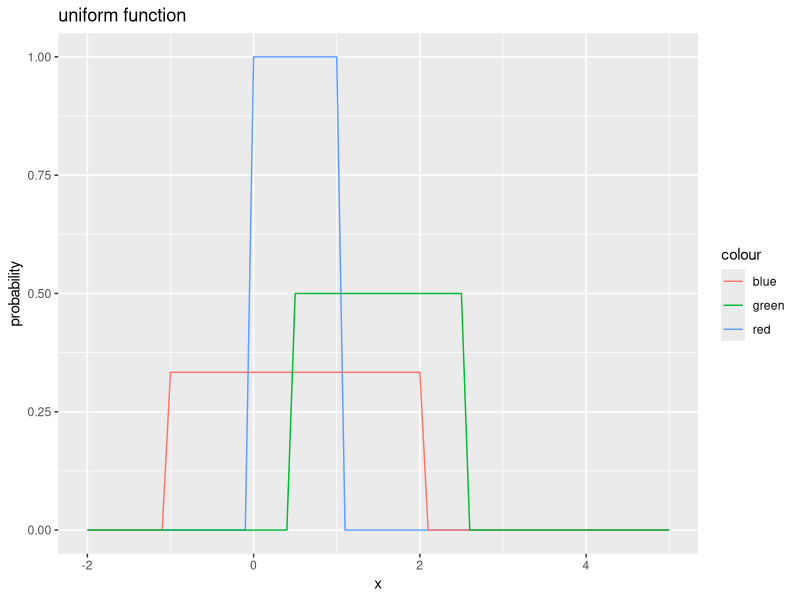
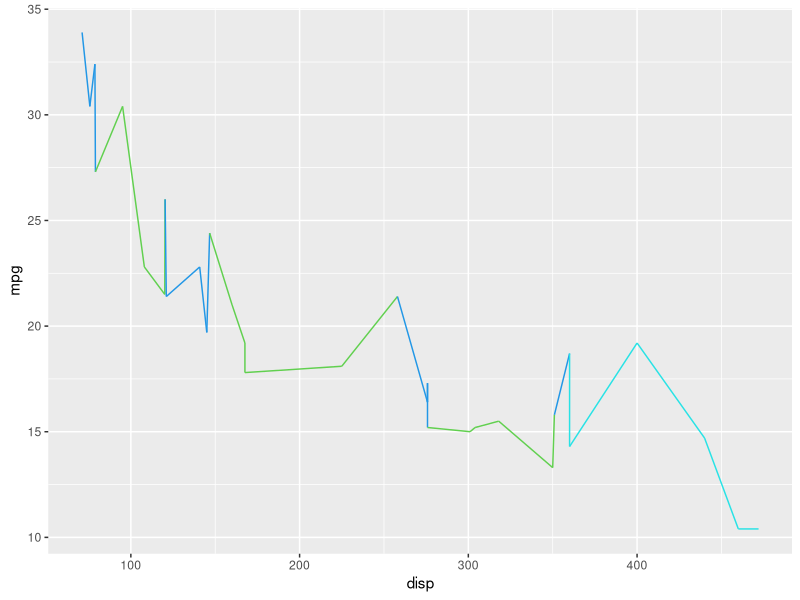

R code for these plots, in order:
## ---- chunk 1
library(ggplot2)

# Just ignore this code :)
.score = new.env()
.score$PASS = 0
.score$FAIL = 0

#' Check that your answer is correct.
#'
#' @param expr expression that should evaluate to TRUE if the answer is correct.
check = function(expr)
{
  status = tryCatch(expr, error = identity)
  if(isTRUE(status)){
    .score$PASS = .score$PASS + 1
    cat("PASS")
  } else {
    .score$FAIL = .score$FAIL + 1
    cat("FAIL")
  }
}

#' Check that every element of x and y are "close enough".
#'
#' @param x numeric vector
#' @param y numeric vector
close_enough = function(x, y, epsilon = 1e-5)
{
  max(abs(x - y)) < epsilon
}
## ---- chunk 2
x = seq(from = -2.0, to = 5.0, by = .1)
check(x[1] == -2)
check(length(x) == 71)
## ---- chunk 3
df_uniform = data.frame(x)
df_uniform$unif1 = dunif(x, min =  0, max = 1)
df_uniform$unif2 = dunif(x, min =  -1, max = 2)
df_uniform$unif3 = dunif(x, min =  .5, max = 2.5)
g = ggplot() + 
  geom_line(data = df_uniform, mapping = aes(x = x, y = unif1, color = "red")) + 
  geom_line(data = df_uniform, mapping = aes(x = x, y = unif2, color = "blue")) + 
  geom_line(data = df_uniform, mapping = aes(x = x, y = unif3, color = "green")) +
  labs(title = "uniform function", xlab = "x value", ylab = "probability") + 
  ylab("probability")
g
## ---- chunk 4
result = rep(0, length(x))

dunif2 = function(x, min = 0, max = 1) {
  p = 1 / (max - min)
  condition = ( (x >= min) & (x <= max))
  ifelse(condition, p, 0)
}



x3 = seq(from = -10, to = 10)
check(close_enough(
  dunif(x3), dunif2(x3)
))
check(close_enough(
  dunif(x3, min = -0.5, max = 2.5), 
  dunif2(x3, min = -0.5, max = 2.5)
))
## ---- chunk 5
median_mpg = median(mtcars$mpg)
number_cyl = 4
boolean_mask_4 = ( (mtcars$mpg > median_mpg) & (mtcars$cyl == number_cyl) ) 
mtcars2 = mtcars[boolean_mask_4,]
check(nrow(mtcars2) == 11)
## ---- chunk 6
# View(mtcars)
g = ggplot(data = mtcars) +
 geom_line(aes(x = disp, y = mpg), color = mtcars$gear, data = mtcars)

print(g)
## ---- chunk 7
l = list(letters, LETTERS, 1:10, rnorm(5))

l_len = c(length(l[[1]]), length(l[[2]]), length(l[[3]]), length(l[[4]]))
## ---- chunk 8
l_len2 = sapply(l, FUN = length)
check(close_enough(l_len, l_len2))
## ---- chunk 9
sprintf("Auto score:  %i / %i total points", .score$PASS, .score$PASS + .score$FAIL)
